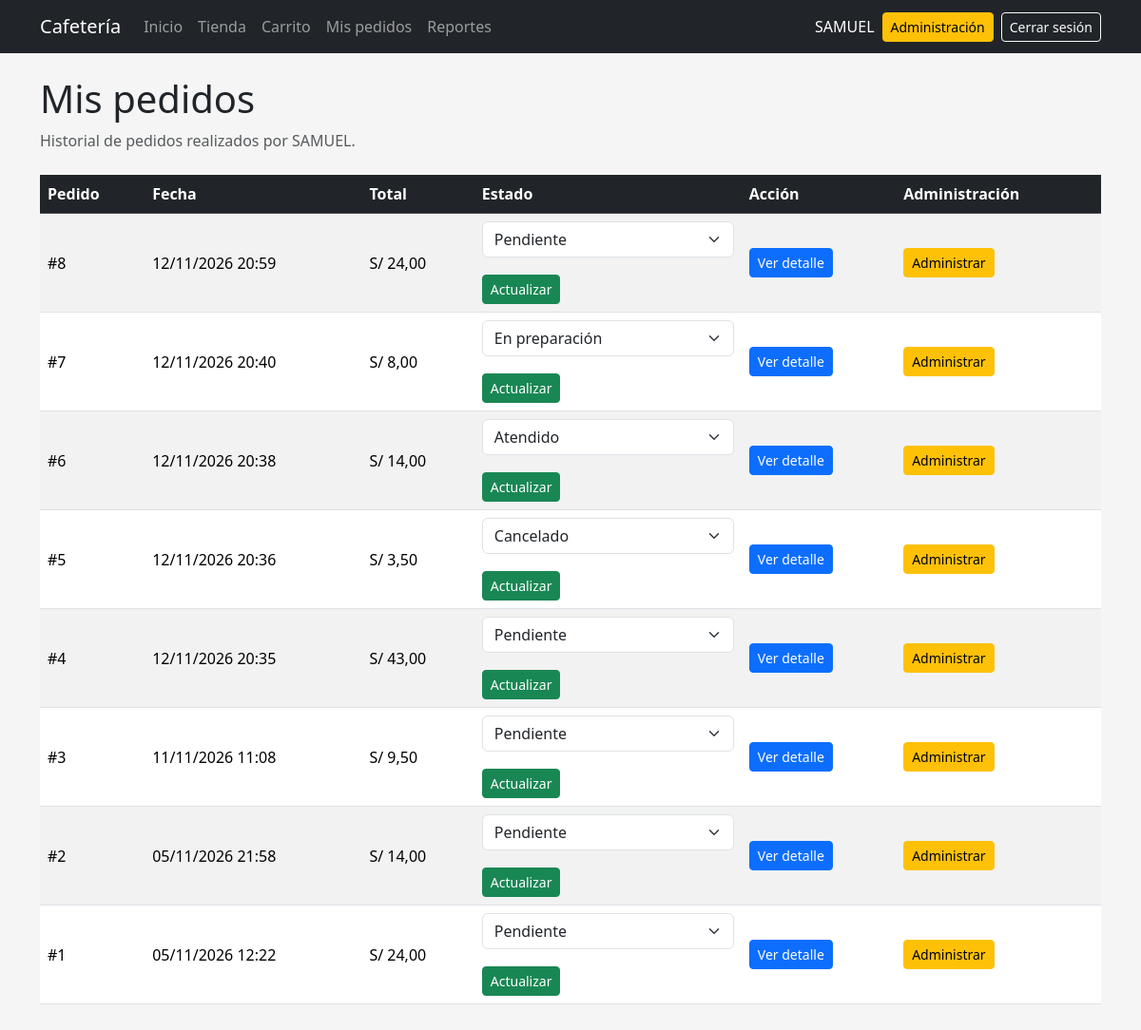
/mis-pedidos/ (signed in), run on an earlier commit of the app's database.
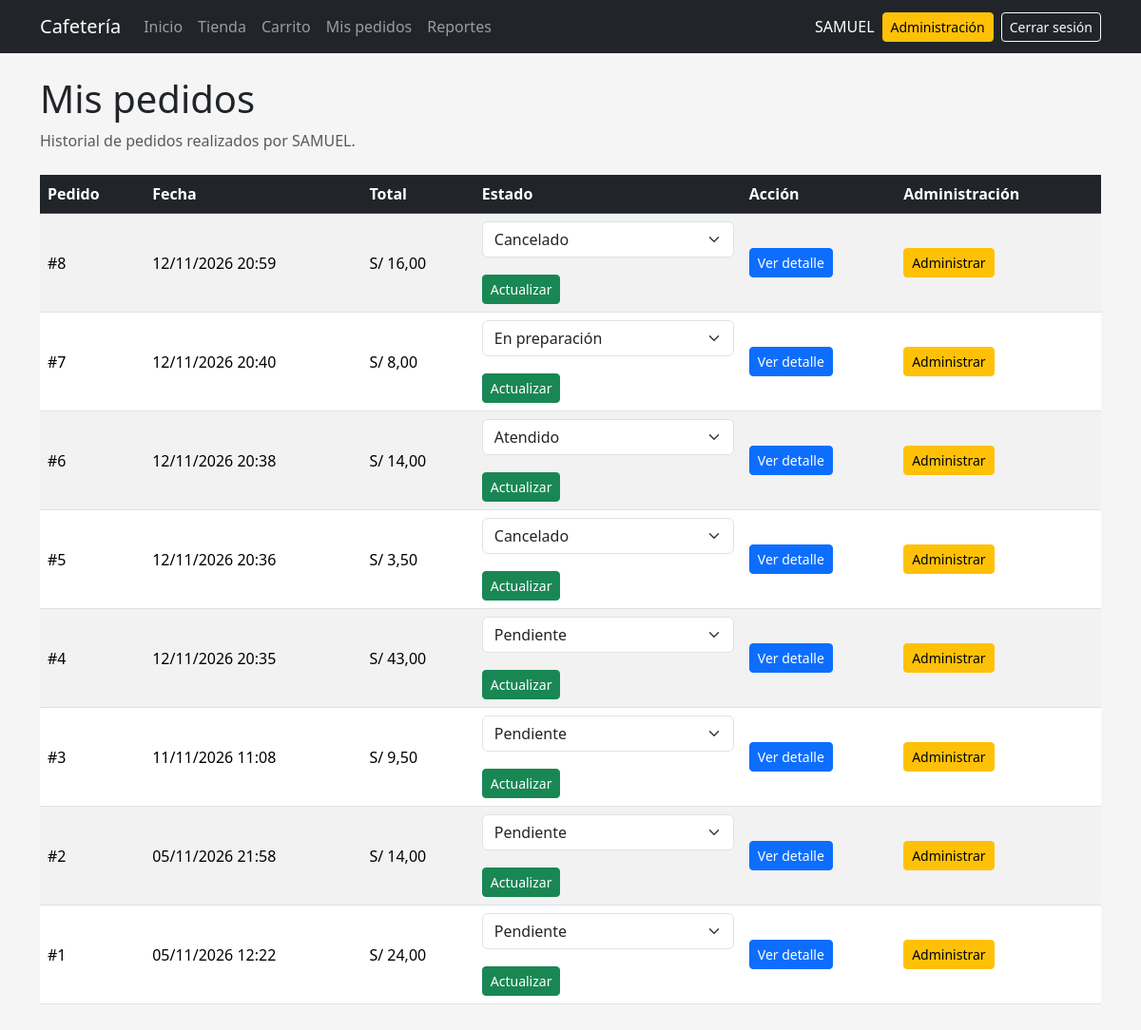
And on a later commit of the database.
### pedidos/models.py (models this page shows, shortened)
class Pedido(models.Model):
    class Estado(models.TextChoices):
        PENDIENTE = "PENDIENTE", "Pendiente"
        PREPARACION = "PREPARACION", "En preparación"
        ATENDIDO = "ATENDIDO", "Atendido"
        CANCELADO = "CANCELADO", "Cancelado"
    usuario = models.ForeignKey(
        settings.AUTH_USER_MODEL,
        on_delete=models.CASCADE,
        related_name="pedidos",
    )
    fecha = models.DateTimeField(auto_now_add=True)
    total = models.DecimalField(
        max_digits=10,
        decimal_places=2,
        default=0,
    )
    estado = models.CharField(
        max_length=20,
        choices=Estado.choices,
        default=Estado.PENDIENTE,
    )
    inventario_devuelto = models.BooleanField(default=False)
    def estados_siguientes(self):
        transiciones = {
            self.Estado.PENDIENTE: [
                self.Estado.PREPARACION,
                self.Estado.CANCELADO,
            ],
            self.Estado.PREPARACION: [
                self.Estado.ATENDIDO,
                self.Estado.CANCELADO,
            ],
            self.Estado.ATENDIDO: [],
            self.Estado.CANCELADO: [],
        }
        return transiciones.get(self.estado, [])
    class Meta:
        ordering = ["-fecha"]

### pedidos/views.py (the view)
@login_required
def mis_pedidos(request):
    if request.user.is_staff:
        pedidos = Pedido.objects.all()
    else:
        pedidos = Pedido.objects.filter(
            usuario=request.user
        )
    pedidos = pedidos.order_by("-fecha")
    if request.user.is_staff:
        for pedido in pedidos:
            pedido.formulario_estado = PedidoEstadoForm(
                pedido=pedido,
                initial={
                    "estado": pedido.estado,
                },
            )
    return render(
        request,
        "pedidos/mis_pedidos.html",
        {
            "pedidos": pedidos,
            "es_administrador": request.user.is_staff,
        },
    )

### pedidos/templates/pedidos/mis_pedidos.html (shortened to what this page needs)
{% extends "base.html" %}
{% block content %}
<div class="mb-4">
    <h1>
        Mis pedidos
    </h1>
    <p class="text-muted">
        Historial de pedidos realizados por
        {{ user.username }}.
    </p>
</div>
{% if pedidos %}
<div class="table-responsive">
    <table class="table table-striped table-hover align-middle">
        <thead class="table-dark">
            <tr>
                <th>
                    Pedido
                </th>
                <th>
                    Fecha
                </th>
                <th>
                    Total
                </th>
                <th>
                    Estado
                </th>
                <th>
                    Acción
                </th>
{% if es_administrador %}
    <th>
        Administración
    </th>
{% endif %}
            </tr>
        </thead>
        <tbody>
            {% for pedido in pedidos %}
            <tr>
                <td>
                    #{{ pedido.id }}
                </td>
                <td>
                    {{ pedido.fecha|date:"d/m/Y H:i" }}
                </td>
                <td>
                    S/ {{ pedido.total }}
                </td>
<td>
    {% if es_administrador %}
        <form method="POST"
              action="{% url 'cambiar_estado_pedido' pedido.id %}">
            {{ pedido.formulario_estado.estado }}
            <button type="submit"
                    class="btn btn-success btn-sm mt-2">
                Actualizar
            </button>
        </form>
    {% else %}
        {% include "pedidos/_estado_badge.html" with pedido=pedido %}
    {% endif %}
</td>
<td>
    <a
        href="{% url 'detalle_pedido' pedido.id %}"
        class="btn btn-primary btn-sm"
    >
        Ver detalle
    </a>
</td>
{% if es_administrador %}
<td>
    <a
        href="{% url 'detalle_pedido' pedido.id %}"
        class="btn btn-warning btn-sm"
    >
        Administrar
    </a>
</td>
{% endif %}
            </tr>
            {% endfor %}
        </tbody>
    </table>
</div>
{% else %}
<div class="alert alert-info">
    Todavía no existen pedidos registrados
    para este usuario.
</div>
{% endif %}
{% endblock %}

What changed in the data, as far as the page shows it:
changed Pedido id 8: total "24,00" → "16,00"; estado "Pendiente" → "Cancelado"
